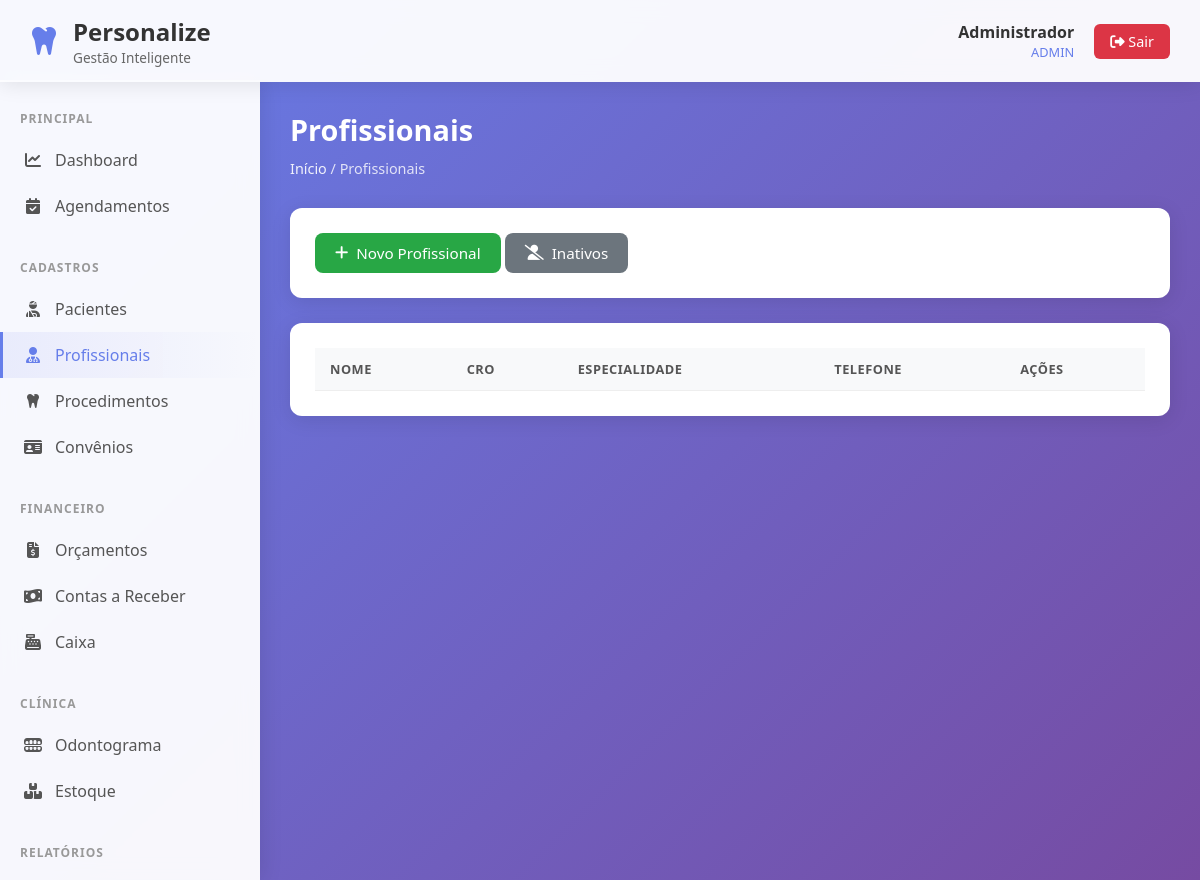
Before: /profissionais/profissionais.php (signed in) with the older database file.
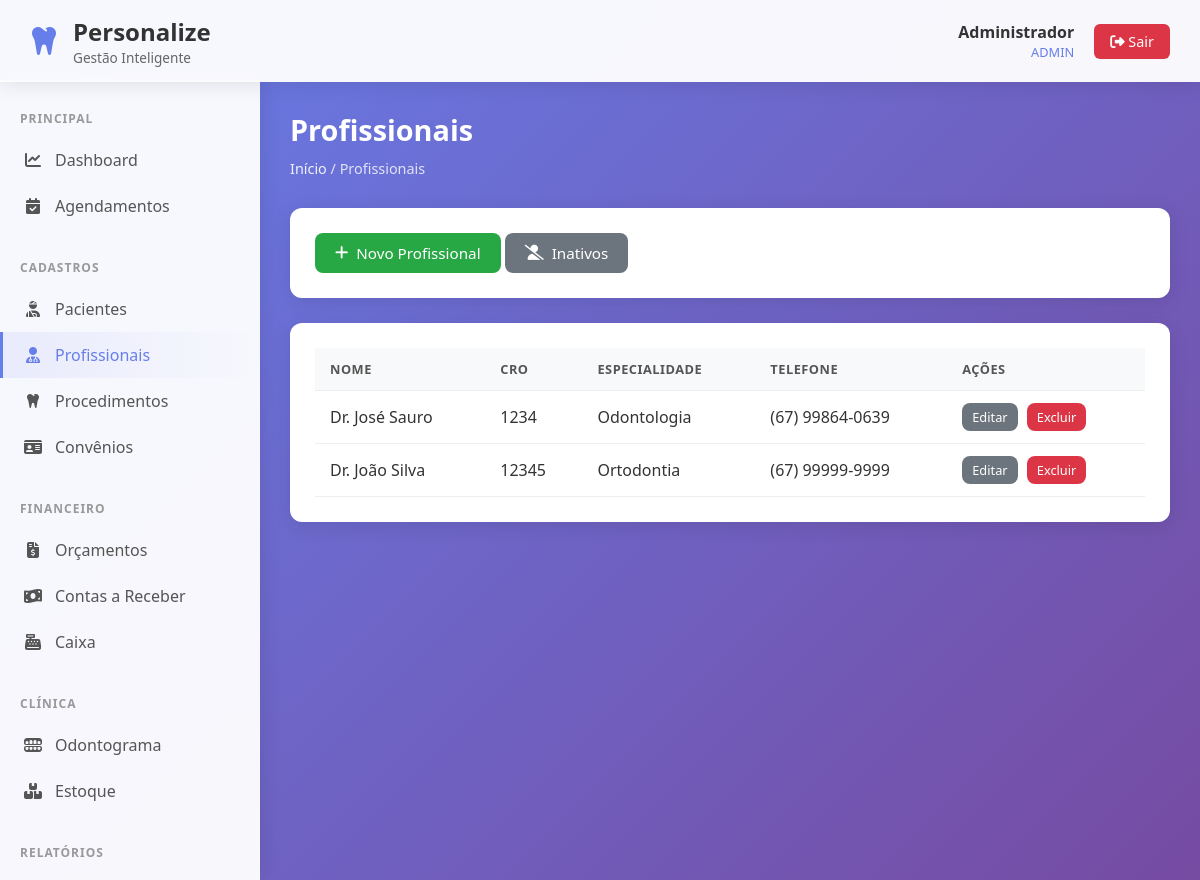
After: the same page with the newer database file.
### tables this page shows
CREATE TABLE profissionais (
    id INTEGER PRIMARY KEY AUTOINCREMENT,
    nome TEXT NOT NULL,
    cro TEXT UNIQUE,
    especialidade TEXT,
    telefone TEXT,
    ativo INTEGER DEFAULT 1
);

### includes/functions.php (called while the page is built, shortened)
<?php
function mascararTelefone($telefone) {
    $telefone = preg_replace('/\D/', '', $telefone);
    if (strlen($telefone) === 11) {
        return preg_replace('/(\d{2})(\d{5})(\d{4})/', '($1) $2-$3', $telefone);
    }
    return $telefone;
}

### profissionais/profissionais.php (the view, shortened to what this page needs)
<?php
require_once '../includes/functions.php';
require_once '../config/conexao.php';
$profissionais = $db->query("SELECT id, nome, cro, especialidade, telefone, ativo FROM profissionais WHERE ativo = 1 ORDER BY nome")
    ->fetchAll(PDO::FETCH_ASSOC);
include '../includes/header.php';
?>
<div class="page-header">
    <h1 class="page-title">Profissionais</h1>
    <div class="breadcrumb"><a href="../dashboard/index.php">Início</a> / Profissionais</div>
</div>
<div class="card" style="margin-bottom: 25px;">
    <a href="novo.php" class="btn btn-success"><i class="fa-solid fa-plus"></i> Novo Profissional</a>
    <a href="inativos.php" class="btn btn-secondary"><i class="fa-solid fa-user-slash"></i> Inativos</a>
</div>
<div class="card">
    <div class="table-container">
        <table>
            <thead>
                <tr>
                    <th>Nome</th>
                    <th>CRO</th>
                    <th>Especialidade</th>
                    <th>Telefone</th>
                    <th>Ações</th>
                </tr>
            </thead>
            <tbody>
                <?php foreach ($profissionais as $prof): ?>
                    <tr>
                        <td><?php echo htmlspecialchars($prof['nome']); ?></td>
                        <td><?php echo htmlspecialchars($prof['cro']); ?></td>
                        <td><?php echo htmlspecialchars($prof['especialidade']); ?></td>
                        <td><?php echo mascararTelefone($prof['telefone']); ?></td>
                        <td>
                            <a href="editar.php?id=<?php echo $prof['id']; ?>" class="btn btn-secondary" style="padding: 5px 10px; font-size: 0.8rem;">Editar</a>
                            <a href="excluir.php?id=<?php echo $prof['id']; ?>" class="btn btn-danger" style="padding: 5px 10px; font-size: 0.8rem; margin-left: 5px;" onclick="return confirmarExclusao()">Excluir</a>
                        </td>
                    </tr>
                <?php endforeach; ?>
            </tbody>
        </table>
    </div>
</div>
<?php include '../includes/footer.php'; ?>

Changed rows visible on the page:
added profissionais: nome "Dr. José Sauro", cro "1234", especialidade "Odontologia", telefone "(67) 99864-0639"
added profissionais: nome "Dr. João Silva", cro "12345", especialidade "Ortodontia", telefone "(67) 99999-9999"
